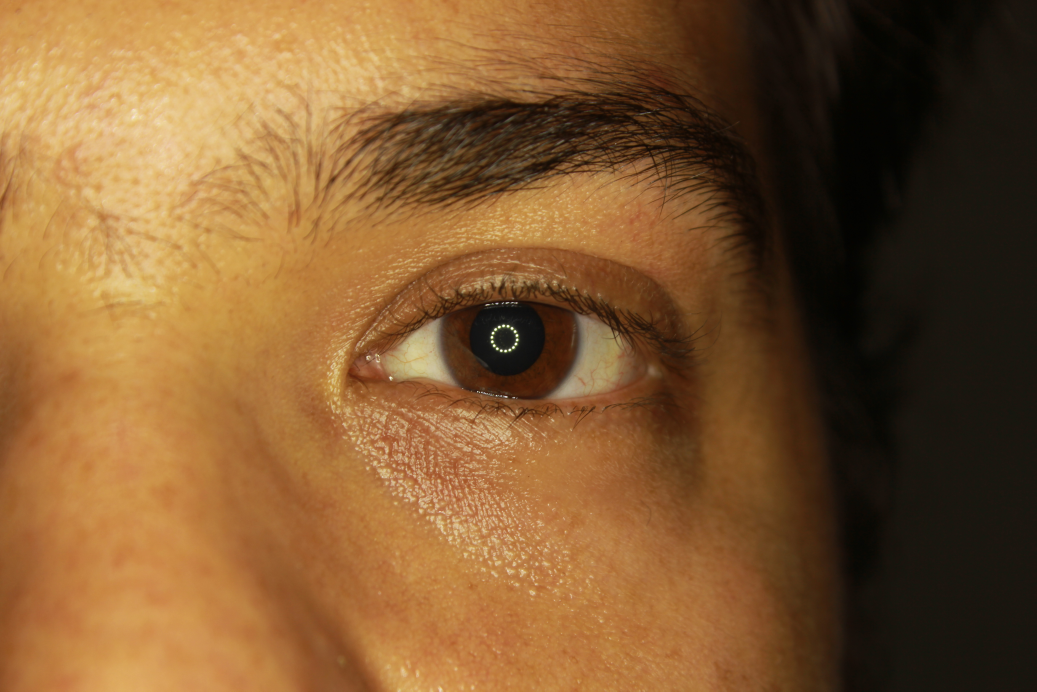
#> input picture Segmentation with Hough Circle/L1.JPG, 5184 x 3456 px (shown at 1/5 size)
$ jupyter execute HoughTransform.ipynb
#> lines starting #> are read from the running program, lines starting #| are printed output that depends on the picture; after the words box and inside, x2 and y2 are one past the last pixel; in counts of white or black regions, pixels touching at a corner belong together
# Segmentation with Hough transform

[cell 1]
import cv2
import numpy as np
import matplotlib.pyplot as plt

[cell 2]
def showImage(image, title):
    plt.figure()
    plt.title(title)
    plt.imshow(image)
    plt.xticks([]), plt.yticks([])

def showImageBGR(image, title):
    showImage(cv2.cvtColor(image, cv2.COLOR_BGR2RGB), title)

[cell 3]
image = cv2.imread('L1.JPG')
#> image is the input picture: shape (3456, 5184, 3); mean B, G, R 49.5, 90.5, 129.4
M, N, C = image.shape
#> M = 3456; N = 5184; C = 3
im_rgb_res = cv2.resize(image, (int(N/8),int(M/8)))
M2, N2, C2 = im_rgb_res.shape
#> M2 = 432; N2 = 648; C2 = 3
im_rgb_foc = im_rgb_res[int(0.3*M2):int(0.65*M2), int(0.5*M2):int(M2)]
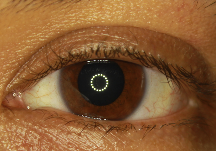
#> im_rgb_foc: shape (151, 216, 3); mean B, G, R 51, 91, 135.5

showImageBGR(im_rgb_foc, "Resized image")

[cell 4]
gray = cv2.cvtColor(image, cv2.COLOR_BGR2GRAY)
im_gray_res = cv2.resize(gray, (int(N/8),int(M/8)))
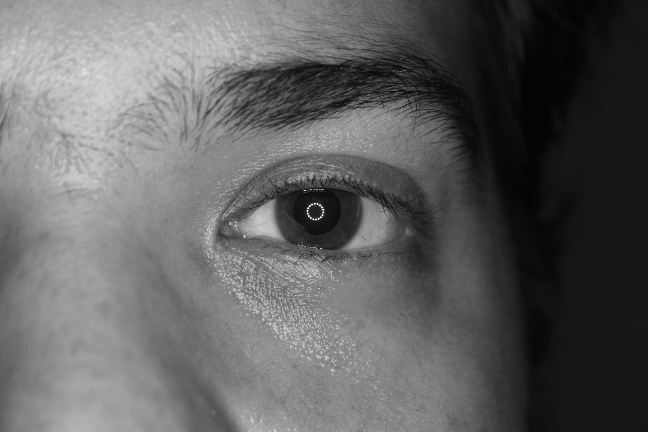
#> im_gray_res: shape (432, 648); min 2, max 255, mean 97.5
M2, N2 = im_gray_res.shape
im_gray_foc = im_gray_res[int(0.3*M2):int(0.65*M2), int(0.5*M2):int(M2)]

showImageBGR(im_gray_foc,"Resized gray")

## Removing Glare in the pupil

[cell 5]
rgb = cv2.cvtColor(im_rgb_foc, cv2.COLOR_BGR2RGB)
h, s, v = cv2.split(cv2.cvtColor(rgb, cv2.COLOR_RGB2HSV))
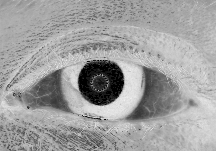
#> s: shape (151, 216); min 0, max 239, mean 159.4
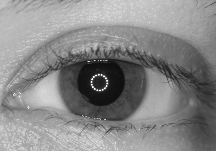
#> v: shape (151, 216); min 13, max 255, mean 135.5
nonSat = s < 180 # Find all pixels that are not very saturated
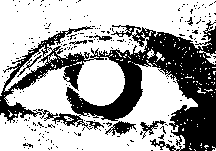
#> nonSat: shape (151, 216) bool; 66.4% white; 214 black regions (206 under 20 px), largest, box (x1, y1, x2, y2) and area: (0, 20, 216, 151) 9901, (105, 121, 136, 136) 206, (140, 120, 166, 139) 134

# Slightly decrease the area of the non-satuared pixels by a erosion operation.
disk = cv2.getStructuringElement(cv2.MORPH_ELLIPSE,(3,3))
nonSat = cv2.erode(nonSat.astype(np.uint8), disk)
#> nonSat: shape (151, 216); values 0 (black) and 1 (white), 52.6% white; 64 black regions (53 under 20 px), largest, box (x1, y1, x2, y2) and area: (0, 19, 216, 151) 14668, (184, 15, 196, 27) 60, (22, 142, 34, 150) 59

# Set all brightness values, where the pixels are still saturated to 0.
v2 = v.copy()
v2[nonSat == 0] = 0;
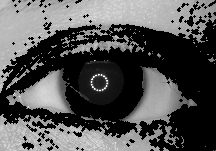
#> v2: shape (151, 216); min 0, max 255, mean 83.2

glare = v2 > 200;    # filter out very bright pixels.
#> glare: shape (151, 216) bool; 3.3% white; 236 white regions (230 under 20 px), largest, box (x1, y1, x2, y2) and area: (37, 86, 58, 104) 252, (101, 0, 127, 19) 145, (85, 8, 103, 21) 69, (88, 136, 103, 147) 41, (102, 4, 112, 10) 28, (82, 138, 93, 150) 28
# Slightly increase the area for each pixel
glare = cv2.dilate(glare.astype(np.uint8), disk)
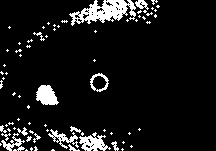
#> glare: shape (151, 216); values 0 (black) and 1 (white), 8.5% white; 75 white regions (60 under 20 px), largest, box (x1, y1, x2, y2) and area: (69, 0, 136, 26) 875, (36, 85, 59, 105) 327, (79, 132, 111, 151) 319
corrected = cv2.inpaint(im_gray_foc, glare, 20, cv2.INPAINT_NS)

showImageBGR(corrected,'Light removed')

## Contrast Enhancement

[cell 6]
## CLAHE Equalization
cl1 = cv2.createCLAHE(clipLimit=2.0, tileGridSize=(8,8))
clahe = cl1.apply(corrected)
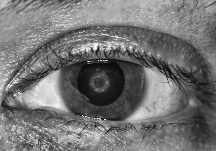
#> clahe: shape (151, 216); min 8, max 254, mean 115.4

showImageBGR(clahe,'Contrast Enhanced')

## Applying Hough circle transform

The same function was used for iris and pupil, but the values of (minRadius) and (maxRadius) were changed.

Note: This function succeeded in correct segmentation of 4 images out of 5

[cell 7]
blur = cv2.medianBlur(clahe, 7)
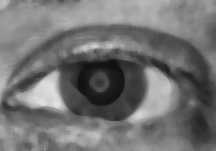
#> blur: shape (151, 216); min 15, max 225, mean 114.5
## Detect Circles pupil
circles_pupil = cv2.HoughCircles(blur ,cv2.HOUGH_GRADIENT,1,20,
                            param1=50,param2=30,minRadius=10,maxRadius=30)   ## 30,50 first image
#> circles_pupil = [[100.5, 82.5, 23.9]]

x_pupil = 0
y_pupil = 0
r_pupil = 0
copy = corrected.copy()
if circles_pupil is not None:
    for circle in circles_pupil[0,:]:
        # draw the outer circle
        #cv2.circle(copy,(circle[0],circle[1]),circle[2],(0,255,0),1)
        x_pupil = circle[0]
        y_pupil = circle[1]
        r_pupil = circle[2]
#> this loop made 1 pass
showImageBGR(copy,'pupil segmented')

[cell 8]
### Iris Segmentation
circles_iris = cv2.HoughCircles(blur ,cv2.HOUGH_GRADIENT,1,20,
                            param1=50,param2=30,minRadius=30,maxRadius=50)   ## 30,50 first image
#> circles_iris = [[102.5, 81.5, 43.8]]

x_iris = 0
y_iris = 0
r_iris = 0
copy = corrected.copy()
if circles_iris is not None:
    for Circle in circles_iris[0,:]:
        # draw the outer circle
        #cv2.circle(copy,(circle[0],circle[1]),circle[2],(0,255,0),1)
        x_iris = Circle[0]
        y_iris = Circle[1]
        r_iris = Circle[2]
#> this loop made 1 pass
pupil_segmented = cv2.circle(copy,(x_pupil,y_pupil),r_pupil,(0,255,0),1)
iris_segmented = cv2.circle(pupil_segmented,(x_iris,y_iris),r_iris,(0,255,0),1)
showImageBGR(iris_segmented,'fully segmented')
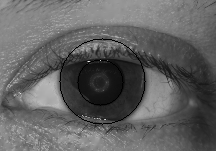
#> shown: shape (151, 216, 3); min 0, max 239, mean 97.5

$ run again, with Segmentation with Hough Circle/L2.JPG copied over Segmentation with Hough Circle/L1.JPG
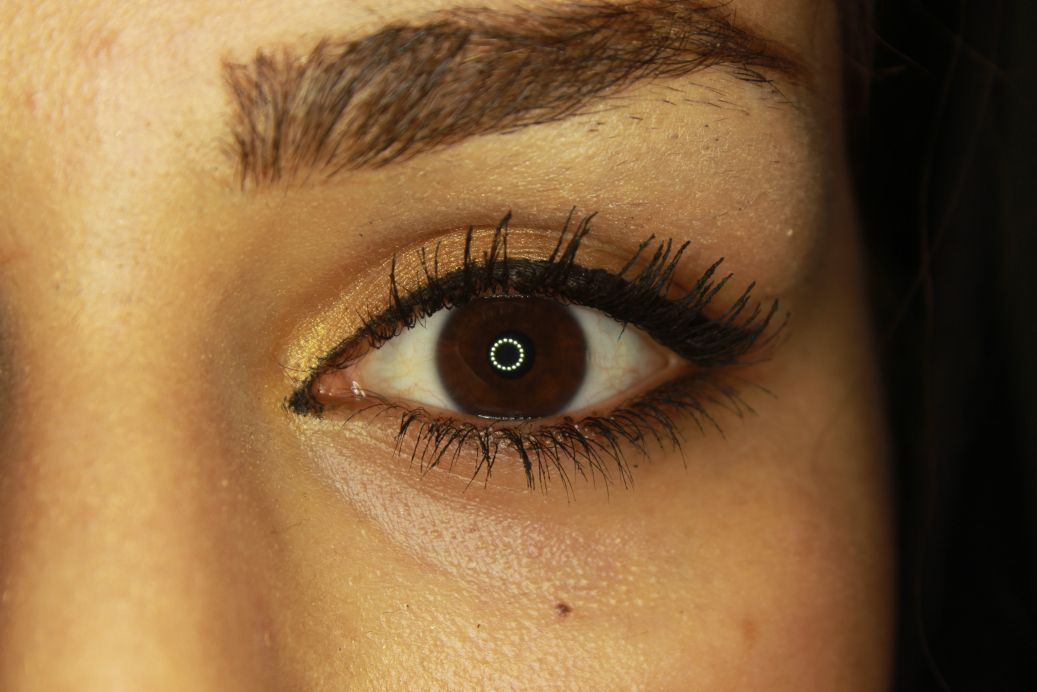
#> input picture Segmentation with Hough Circle/L2.JPG, 5184 x 3456 px (shown at 1/5 size)
#> image is the input picture: shape (3456, 5184, 3); mean B, G, R 61.4, 99.3, 133.7
#> `nonSat = s < 180`:
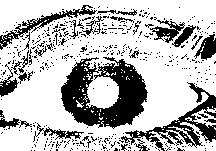
#> nonSat: shape (151, 216) bool; 72.3% white; 457 black regions (426 under 20 px), largest, box (x1, y1, x2, y2) and area: (61, 57, 148, 129) 3467, (121, 82, 216, 151) 1505, (0, 5, 97, 50) 656
#> circles_pupil = [[101.5, 91.5, 10.3]]
#> the loop `for circle in circles_pupil[0,:]:` made 1 pass
#> circles_iris = [[103.5, 92.5, 47.2]]
#> the loop `for Circle in circles_iris[0,:]:` made 1 pass
#> `[cell 8] ### Iris Segmentation circles_iris = cv2.HoughCircles(blur ,c..`:
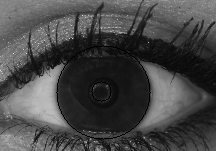
#> shown: shape (151, 216, 3); min 0, max 227, mean 71

$ run again, with Segmentation with Hough Circle/L3.JPG copied over Segmentation with Hough Circle/L1.JPG
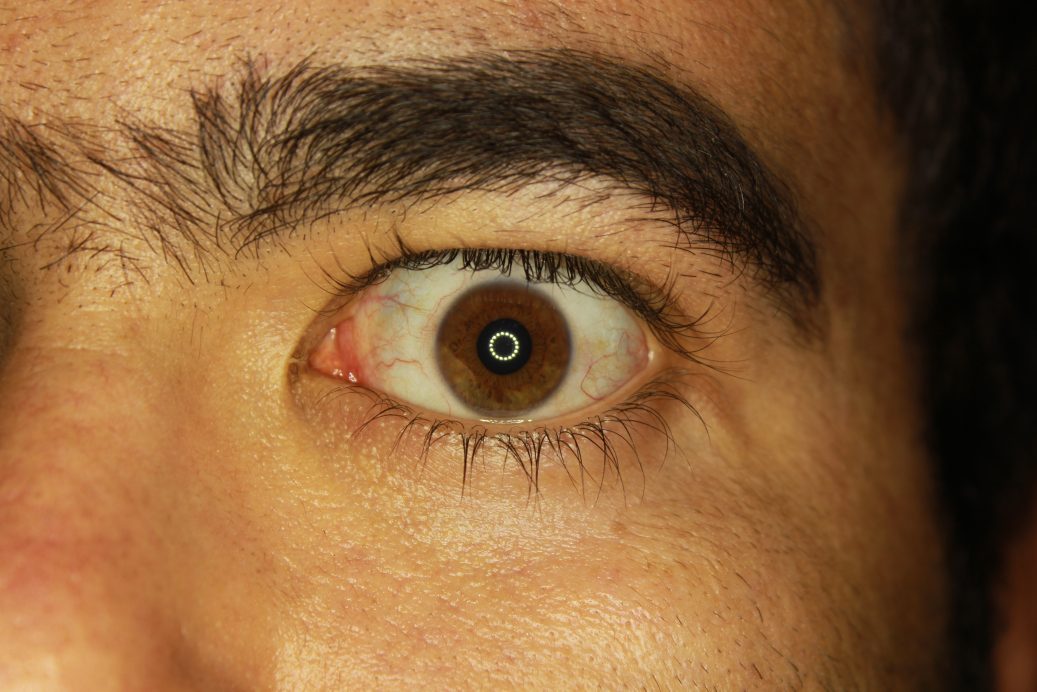
#> input picture Segmentation with Hough Circle/L3.JPG, 5184 x 3456 px (shown at 1/5 size)
#> image is the input picture: shape (3456, 5184, 3); mean B, G, R 57.5, 97.2, 138
#> circles_pupil = [[98.5, 86.5, 17.2]]
#> the loop `for circle in circles_pupil[0,:]:` made 1 pass
#> circles_iris = [[97.5, 83.5, 48.3], [147.5, 88.5, 41.6]]
#> the loop `for Circle in circles_iris[0,:]:` made 2 passes
#> `[cell 8] ### Iris Segmentation circles_iris = cv2.HoughCircles(blur ,c..`:
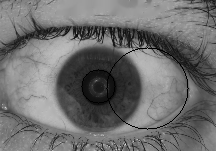
#> shown: shape (151, 216, 3); min 0, max 223, mean 109.8
